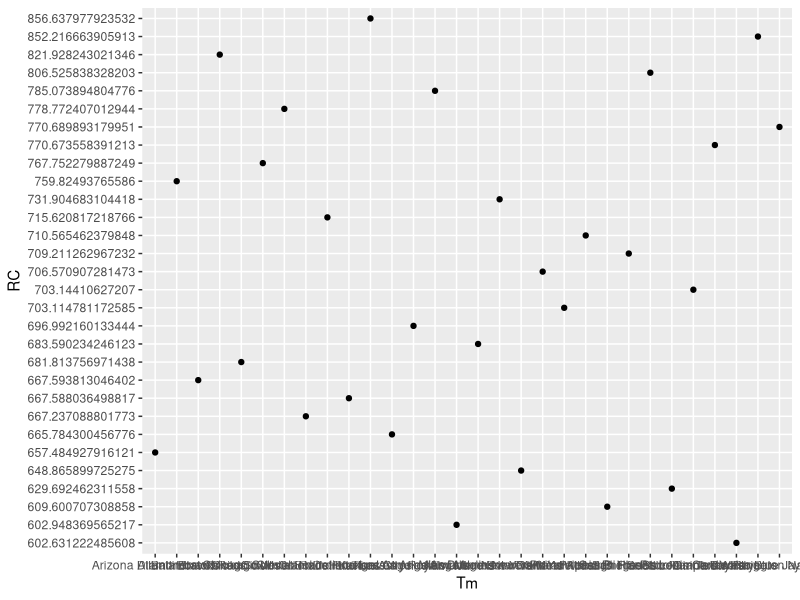

Source code (R):
# Start date: Tuesday, August 15th

# Running simulation from Mathletics to practice data wrangling, cleaning, 
# and modeling. Variety of ways we can go from there to explore further.

library(tidyverse)
library(dplyr)

#####################################################################

# First lets start by calculating the runs created (rc) for each MLB team
# in the 2021 season using Bill James' original equation.

team_stats <- read.csv("2021_team_stats.csv")
head(team_stats)

team_stats <- team_stats %>%
  mutate(RC = ((H+BB+HBP+IBB)*TB)/(AB+BB+IBB+HBP),
         RC_diff = RC-R) %>%
  arrange(RC)

# What is this complicated formula? Let's think of it like this: 
# We are multiplying (H+BB+HBP+IBB) by TB / (AB+BB+IBB+HBP).This fraction is 
# really a rate of bases per at bat. And we multiply this by total amount
# of actual base runners, so it is ultimately # of base runners * rate
# they are advanced. Pretty neat.

# Plotting both results
team_stats$RC <- factor(team_stats$RC, levels = team_stats$RC)
ggplot(team_stats, aes(x=Tm, y=RC)) +
  geom_point()

# Calculate mean average deviation for Runs Scored vs prediction
mad_rc <- (sum(abs(team_stats$RC_diff)) / 30) / mean(team_stats$R)

# On average this simple prediction is off by about 24.6 runs compared to the
# actual runs scored. Since the average runs scored was 733.6, our prediction
# has an average error of only 3.4%.

#####################################################################

# Now the discussion turns to evaluating players. How can we use this information
# to determine the runs created by an individual player and how can we use this
# to compare players?

player_stats <- read.csv("2021_batter_stats.csv")
head(player_stats)

# Using the formula from above to get total runs created for specific players
player_stats <- player_stats %>%
  filter(last_name %in% c("Goldschmidt",
                          "Arenado",
                          "Ohtani",
                          "Harper",
                          "Ramirez")) %>%
  mutate(RC = ((b_total_hits+b_walk+b_hit_by_pitch+b_intent_walk)*b_total_bases)
         /(b_ab+b_walk+b_hit_by_pitch+b_intent_walk))








